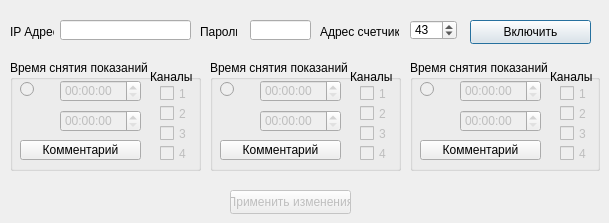
      <widget class="QWidget" name="tab_2">
       <attribute name="title">
        <string>Технологический счетчик</string>
       </attribute>
       <attribute name="toolTip">
        <string>Находится на 0 отметке</string>
       </attribute>
       <widget class="QPushButton" name="turnOnButton_2">
        <property name="geometry">
         <rect>
          <x>470</x>
          <y>20</y>
          <width>121</width>
          <height>24</height>
         </rect>
        </property>
        <property name="sizePolicy">
         <sizepolicy hsizetype="Maximum" vsizetype="Fixed">
          <horstretch>0</horstretch>
          <verstretch>0</verstretch>
         </sizepolicy>
        </property>
        <property name="toolTip">
         <string>&lt;html&gt;&lt;head/&gt;&lt;body&gt;&lt;p&gt;Включение/выключение счетчика технического учета.&lt;/p&gt;&lt;/body&gt;&lt;/html&gt;</string>
        </property>
        <property name="text">
         <string>Включить</string>
        </property>
        <property name="checkable">
         <bool>false</bool>
        </property>
        <property name="autoDefault">
         <bool>false</bool>
        </property>
        <property name="default">
         <bool>true</bool>
        </property>
       </widget>
       <widget class="QLabel" name="label_3">
        <property name="geometry">
         <rect>
          <x>10</x>
          <y>20</y>
          <width>44</width>
          <height>24</height>
         </rect>
        </property>
        <property name="sizePolicy">
         <sizepolicy hsizetype="Maximum" vsizetype="Preferred">
          <horstretch>0</horstretch>
          <verstretch>0</verstretch>
         </sizepolicy>
        </property>
        <property name="text">
         <string>IP Адрес</string>
        </property>
       </widget>
       <widget class="QGroupBox" name="groupBox_1_2">
        <property name="geometry">
         <rect>
          <x>10</x>
          <y>60</y>
          <width>191</width>
          <height>111</height>
         </rect>
        </property>
        <property name="title">
         <string>Время снятия показаний</string>
        </property>
        <widget class="QTimeEdit" name="timeEdit_1_2">
         <property name="enabled">
          <bool>false</bool>
         </property>
         <property name="geometry">
          <rect>
           <x>50</x>
           <y>20</y>
           <width>81</width>
           <height>22</height>
          </rect>
         </property>
         <property name="toolTip">
          <string>&lt;html&gt;&lt;head/&gt;&lt;body&gt;&lt;p&gt;Установка времени считывания показаний №1. Время на счетчике может отставать от реального, по этому данное значение будет смещаться на время отставания.&lt;/p&gt;&lt;/body&gt;&lt;/html&gt;</string>
         </property>
         <property name="dateTime">
          <datetime>
           <hour>0</hour>
           <minute>0</minute>
           <second>0</second>
           <year>2000</year>
           <month>1</month>
           <day>1</day>
          </datetime>
         </property>
        </widget>
        <widget class="QRadioButton" name="timeRadioButton_1_2">
         <property name="enabled">
          <bool>false</bool>
         </property>
         <property name="geometry">
          <rect>
           <x>10</x>
           <y>20</y>
           <width>31</width>
           <height>19</height>
          </rect>
         </property>
         <property name="toolTip">
          <string>&lt;html&gt;&lt;head/&gt;&lt;body&gt;&lt;p&gt;Нажмите чобы включить снятие показаний в заданное время.&lt;/p&gt;&lt;/body&gt;&lt;/html&gt;</string>
         </property>
         <property name="text">
          <string/>
         </property>
        </widget>
        <widget class="QTimeEdit" name="timeOriginEdit_1_2">
         <property name="enabled">
          <bool>false</bool>
         </property>
         <property name="geometry">
          <rect>
           <x>50</x>
           <y>50</y>
           <width>81</width>
           <height>22</height>
          </rect>
         </property>
         <property name="toolTip">
          <string>&lt;html&gt;&lt;head/&gt;&lt;body&gt;&lt;p&gt;Изначальная установка времени считывания показаний №1.&lt;/p&gt;&lt;/body&gt;&lt;/html&gt;</string>
         </property>
        </widget>
        <widget class="QPushButton" name="commentButton_1_2">
         <property name="geometry">
          <rect>
           <x>10</x>
           <y>80</y>
           <width>121</width>
           <height>20</height>
          </rect>
         </property>
         <property name="toolTip">
          <string>&lt;html&gt;&lt;head/&gt;&lt;body&gt;&lt;p&gt;Комментарий снятия показаний. Будет отображатся в окне отчета.&lt;/p&gt;&lt;/body&gt;&lt;/html&gt;</string>
         </property>
         <property name="text">
          <string>Комментарий</string>
         </property>
        </widget>
        <widget class="QCheckBox" name="channelCheckBox_2_1_2">
         <property name="enabled">
          <bool>false</bool>
         </property>
         <property name="geometry">
          <rect>
           <x>150</x>
           <y>44</y>
           <width>31</width>
           <height>19</height>
          </rect>
         </property>
         <property name="text">
          <string>2</string>
         </property>
        </widget>
        <widget class="QLabel" name="label_8">
         <property name="geometry">
          <rect>
           <x>140</x>
           <y>10</y>
           <width>47</width>
           <height>14</height>
          </rect>
         </property>
         <property name="text">
          <string>Каналы</string>
         </property>
        </widget>
        <widget class="QCheckBox" name="channelCheckBox_1_1_2">
         <property name="enabled">
          <bool>false</bool>
         </property>
         <property name="geometry">
          <rect>
           <x>150</x>
           <y>24</y>
           <width>31</width>
           <height>19</height>
          </rect>
         </property>
         <property name="text">
          <string>1</string>
         </property>
        </widget>
        <widget class="QCheckBox" name="channelCheckBox_4_1_2">
         <property name="enabled">
          <bool>false</bool>
         </property>
         <property name="geometry">
          <rect>
           <x>150</x>
           <y>84</y>
           <width>31</width>
           <height>19</height>
          </rect>
         </property>
         <property name="text">
          <string>4</string>
         </property>
        </widget>
        <widget class="QCheckBox" name="channelCheckBox_3_1_2">
         <property name="enabled">
          <bool>false</bool>
         </property>
         <property name="geometry">
          <rect>
           <x>150</x>
           <y>64</y>
           <width>31</width>
           <height>19</height>
          </rect>
         </property>
         <property name="text">
          <string>3</string>
         </property>
        </widget>
       </widget>
       <widget class="QLineEdit" name="passEdit_2">
        <property name="geometry">
         <rect>
          <x>250</x>
          <y>20</y>
          <width>61</width>
          <height>20</height>
         </rect>
        </property>
        <property name="toolTip">
         <string>&lt;html&gt;&lt;head/&gt;&lt;body&gt;&lt;p&gt;Пароль счетчика.&lt;/p&gt;&lt;/body&gt;&lt;/html&gt;</string>
        </property>
        <property name="maxLength">
         <number>4</number>
        </property>
       </widget>
       <widget class="QLineEdit" name="hostEdit_2">
        <property name="geometry">
         <rect>
          <x>60</x>
          <y>20</y>
          <width>131</width>
          <height>20</height>
         </rect>
        </property>
        <property name="sizePolicy">
         <sizepolicy hsizetype="Preferred" vsizetype="Fixed">
          <horstretch>0</horstretch>
          <verstretch>0</verstretch>
         </sizepolicy>
        </property>
       </widget>
       <widget class="QSpinBox" name="devAddressEdit_2">
        <property name="geometry">
         <rect>
          <x>410</x>
          <y>20</y>
          <width>47</width>
          <height>20</height>
         </rect>
        </property>
        <property name="sizePolicy">
         <sizepolicy hsizetype="Maximum" vsizetype="Fixed">
          <horstretch>0</horstretch>
          <verstretch>0</verstretch>
         </sizepolicy>
        </property>
        <property name="toolTip">
         <string>&lt;html&gt;&lt;head/&gt;&lt;body&gt;&lt;p&gt;Адрес счетчика в сети Modbus.&lt;/p&gt;&lt;/body&gt;&lt;/html&gt;</string>
        </property>
        <property name="minimum">
         <number>1</number>
        </property>
        <property name="maximum">
         <number>247</number>
        </property>
        <property name="value">
         <number>43</number>
        </property>
       </widget>
       <widget class="QGroupBox" name="groupBox_3_2">
        <property name="geometry">
         <rect>
          <x>410</x>
          <y>60</y>
          <width>190</width>
          <height>111</height>
         </rect>
        </property>
        <property name="title">
         <string>Время снятия показаний</string>
        </property>
        <widget class="QTimeEdit" name="timeEdit_3_2">
         <property name="enabled">
          <bool>false</bool>
         </property>
         <property name="geometry">
          <rect>
           <x>50</x>
           <y>20</y>
           <width>81</width>
           <height>22</height>
          </rect>
         </property>
         <property name="toolTip">
          <string>&lt;html&gt;&lt;head/&gt;&lt;body&gt;&lt;p&gt;Установка времени считывания показаний №3. Время на счетчике может отставать от реального, по этому данное значение будет смещаться на время отставания.&lt;/p&gt;&lt;/body&gt;&lt;/html&gt;</string>
         </property>
        </widget>
        <widget class="QRadioButton" name="timeRadioButton_3_2">
         <property name="enabled">
          <bool>false</bool>
         </property>
         <property name="geometry">
          <rect>
           <x>10</x>
           <y>20</y>
           <width>31</width>
           <height>19</height>
          </rect>
         </property>
         <property name="toolTip">
          <string>&lt;html&gt;&lt;head/&gt;&lt;body&gt;&lt;p&gt;Нажмите чобы включить снятие показаний в заданное время.&lt;/p&gt;&lt;/body&gt;&lt;/html&gt;</string>
         </property>
         <property name="text">
          <string/>
         </property>
        </widget>
        <widget class="QTimeEdit" name="timeOriginEdit_3_2">
         <property name="enabled">
          <bool>false</bool>
         </property>
         <property name="geometry">
          <rect>
           <x>50</x>
           <y>50</y>
           <width>81</width>
           <height>22</height>
          </rect>
         </property>
         <property name="toolTip">
          <string>&lt;html&gt;&lt;head/&gt;&lt;body&gt;&lt;p&gt;Изначальная установка времени считывания показаний №3.&lt;/p&gt;&lt;/body&gt;&lt;/html&gt;</string>
         </property>
        </widget>
        <widget class="QPushButton" name="commentButton_3_2">
         <property name="geometry">
          <rect>
           <x>10</x>
           <y>80</y>
           <width>121</width>
           <height>20</height>
          </rect>
         </property>
         <property name="toolTip">
          <string>&lt;html&gt;&lt;head/&gt;&lt;body&gt;&lt;p&gt;Комментарий снятия показаний. Будет отображатся в окне отчета.&lt;/p&gt;&lt;/body&gt;&lt;/html&gt;</string>
         </property>
         <property name="text">
          <string>Комментарий</string>
         </property>
        </widget>
        <widget class="QCheckBox" name="channelCheckBox_2_3_2">
         <property name="enabled">
          <bool>false</bool>
         </property>
         <property name="geometry">
          <rect>
           <x>150</x>
           <y>44</y>
           <width>31</width>
           <height>19</height>
          </rect>
         </property>
         <property name="text">
          <string>2</string>
         </property>
        </widget>
        <widget class="QLabel" name="label_10">
         <property name="geometry">
          <rect>
           <x>140</x>
           <y>10</y>
           <width>47</width>
           <height>14</height>
          </rect>
         </property>
         <property name="text">
          <string>Каналы</string>
         </property>
        </widget>
        <widget class="QCheckBox" name="channelCheckBox_1_3_2">
         <property name="enabled">
          <bool>false</bool>
         </property>
         <property name="geometry">
          <rect>
           <x>150</x>
           <y>24</y>
           <width>31</width>
           <height>19</height>
          </rect>
         </property>
         <property name="text">
          <string>1</string>
         </property>
        </widget>
        <widget class="QCheckBox" name="channelCheckBox_4_3_2">
         <property name="enabled">
          <bool>false</bool>
         </property>
         <property name="geometry">
          <rect>
           <x>150</x>
           <y>84</y>
           <width>31</width>
           <height>19</height>
          </rect>
         </property>
         <property name="text">
          <string>4</string>
         </property>
        </widget>
        <widget class="QCheckBox" name="channelCheckBox_3_3_2">
         <property name="enabled">
          <bool>false</bool>
         </property>
         <property name="geometry">
          <rect>
           <x>150</x>
           <y>64</y>
           <width>31</width>
           <height>19</height>
          </rect>
         </property>
         <property name="text">
          <string>3</string>
         </property>
        </widget>
       </widget>
       <widget class="QGroupBox" name="groupBox_2_2">
        <property name="geometry">
         <rect>
          <x>210</x>
          <y>60</y>
          <width>191</width>
          <height>111</height>
         </rect>
        </property>
        <property name="title">
         <string>Время снятия показаний</string>
        </property>
        <widget class="QTimeEdit" name="timeEdit_2_2">
         <property name="enabled">
          <bool>false</bool>
         </property>
         <property name="geometry">
          <rect>
           <x>50</x>
           <y>20</y>
           <width>81</width>
           <height>22</height>
          </rect>
         </property>
         <property name="toolTip">
          <string>&lt;html&gt;&lt;head/&gt;&lt;body&gt;&lt;p&gt;Установка времени считывания показаний №2. Время на счетчике может отставать от реального, по этому данное значение будет смещаться на время отставания.&lt;/p&gt;&lt;/body&gt;&lt;/html&gt;</string>
         </property>
        </widget>
        <widget class="QRadioButton" name="timeRadioButton_2_2">
         <property name="enabled">
          <bool>false</bool>
         </property>
         <property name="geometry">
          <rect>
           <x>10</x>
           <y>20</y>
           <width>21</width>
           <height>19</height>
          </rect>
         </property>
         <property name="toolTip">
          <string>&lt;html&gt;&lt;head/&gt;&lt;body&gt;&lt;p&gt;Нажмите чобы включить снятие показаний в заданное время.&lt;/p&gt;&lt;/body&gt;&lt;/html&gt;</string>
         </property>
         <property name="text">
          <string/>
         </property>
        </widget>
        <widget class="QTimeEdit" name="timeOriginEdit_2_2">
         <property name="enabled">
          <bool>false</bool>
         </property>
         <property name="geometry">
          <rect>
           <x>50</x>
           <y>50</y>
           <width>81</width>
           <height>22</height>
          </rect>
         </property>
         <property name="toolTip">
          <string>&lt;html&gt;&lt;head/&gt;&lt;body&gt;&lt;p&gt;Изначальная установка времени считывания показаний №2.&lt;/p&gt;&lt;/body&gt;&lt;/html&gt;</string>
         </property>
        </widget>
        <widget class="QPushButton" name="commentButton_2_2">
         <property name="geometry">
          <rect>
           <x>10</x>
           <y>80</y>
           <width>121</width>
           <height>20</height>
          </rect>
         </property>
         <property name="toolTip">
          <string>&lt;html&gt;&lt;head/&gt;&lt;body&gt;&lt;p&gt;Комментарий снятия показаний. Будет отображатся в окне отчета.&lt;/p&gt;&lt;/body&gt;&lt;/html&gt;</string>
         </property>
         <property name="text">
          <string>Комментарий</string>
         </property>
        </widget>
        <widget class="QCheckBox" name="channelCheckBox_2_2_2">
         <property name="enabled">
          <bool>false</bool>
         </property>
         <property name="geometry">
          <rect>
           <x>150</x>
           <y>44</y>
           <width>31</width>
           <height>19</height>
          </rect>
         </property>
         <property name="text">
          <string>2</string>
         </property>
        </widget>
        <widget class="QLabel" name="label_9">
         <property name="geometry">
          <rect>
           <x>140</x>
           <y>10</y>
           <width>47</width>
           <height>14</height>
          </rect>
         </property>
         <property name="text">
          <string>Каналы</string>
         </property>
        </widget>
        <widget class="QCheckBox" name="channelCheckBox_1_2_2">
         <property name="enabled">
          <bool>false</bool>
         </property>
         <property name="geometry">
          <rect>
           <x>150</x>
           <y>24</y>
           <width>31</width>
           <height>19</height>
          </rect>
         </property>
         <property name="text">
          <string>1</string>
         </property>
        </widget>
        <widget class="QCheckBox" name="channelCheckBox_4_2_2">
         <property name="enabled">
          <bool>false</bool>
         </property>
         <property name="geometry">
          <rect>
           <x>150</x>
           <y>84</y>
           <width>31</width>
           <height>19</height>
          </rect>
         </property>
         <property name="text">
          <string>4</string>
         </property>
        </widget>
        <widget class="QCheckBox" name="channelCheckBox_3_2_2">
         <property name="enabled">
          <bool>false</bool>
         </property>
         <property name="geometry">
          <rect>
           <x>150</x>
           <y>64</y>
           <width>31</width>
           <height>19</height>
          </rect>
         </property>
         <property name="text">
          <string>3</string>
         </property>
        </widget>
       </widget>
       <widget class="QLabel" name="label_28">
        <property name="geometry">
         <rect>
          <x>320</x>
          <y>20</y>
          <width>79</width>
          <height>24</height>
         </rect>
        </property>
        <property name="sizePolicy">
         <sizepolicy hsizetype="Maximum" vsizetype="Preferred">
          <horstretch>0</horstretch>
          <verstretch>0</verstretch>
         </sizepolicy>
        </property>
        <property name="text">
         <string>Адрес счетчика</string>
        </property>
       </widget>
       <widget class="QLabel" name="label_4">
        <property name="geometry">
         <rect>
          <x>200</x>
          <y>20</y>
          <width>37</width>
          <height>24</height>
         </rect>
        </property>
        <property name="text">
         <string>Пароль</string>
        </property>
       </widget>
       <widget class="QPushButton" name="changeButton_2">
        <property name="enabled">
         <bool>false</bool>
        </property>
        <property name="geometry">
         <rect>
          <x>230</x>
          <y>190</y>
          <width>121</width>
          <height>24</height>
         </rect>
        </property>
        <property name="toolTip">
         <string>&lt;html&gt;&lt;head/&gt;&lt;body&gt;&lt;p&gt;Применить изменения времени снятия показаний счетчика технического учета.&lt;/p&gt;&lt;/body&gt;&lt;/html&gt;</string>
        </property>
        <property name="text">
         <string>Применить изменения</string>
        </property>
       </widget>
      </widget>
